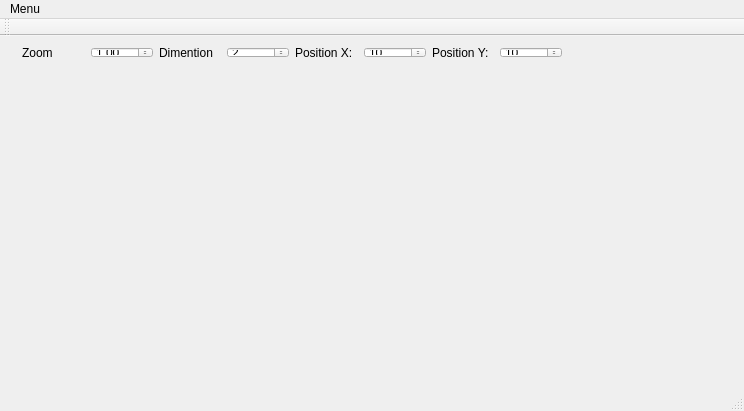
<?xml version="1.0" encoding="UTF-8"?>
<ui version="4.0">
 <class>MainWindow</class>
 <widget class="QMainWindow" name="MainWindow">
  <property name="geometry">
   <rect>
    <x>0</x>
    <y>0</y>
    <width>744</width>
    <height>411</height>
   </rect>
  </property>
  <property name="windowTitle">
   <string>MainWindow</string>
  </property>
  <widget class="QWidget" name="centralWidget">
   <widget class="QWidget" name="">
    <property name="geometry">
     <rect>
      <x>11</x>
      <y>0</y>
      <width>562</width>
      <height>33</height>
     </rect>
    </property>
    <layout class="QHBoxLayout" name="horizontalLayout_5">
     <item>
      <layout class="QHBoxLayout" name="horizontalLayout_4">
       <item>
        <widget class="QLabel" name="label_4">
         <property name="text">
          <string>Zoom</string>
         </property>
        </widget>
       </item>
       <item>
        <widget class="QDoubleSpinBox" name="doubleSpinBox_Zoom">
         <property name="value">
          <double>1.000000000000000</double>
         </property>
        </widget>
       </item>
      </layout>
     </item>
     <item>
      <layout class="QHBoxLayout" name="horizontalLayout">
       <item>
        <widget class="QLabel" name="label">
         <property name="text">
          <string>Dimention</string>
         </property>
        </widget>
       </item>
       <item>
        <widget class="QSpinBox" name="spinBox_Dimention">
         <property name="maximum">
          <number>999</number>
         </property>
         <property name="value">
          <number>2</number>
         </property>
        </widget>
       </item>
      </layout>
     </item>
     <item>
      <layout class="QHBoxLayout" name="horizontalLayout_2">
       <item>
        <widget class="QLabel" name="label_2">
         <property name="text">
          <string>Position X:</string>
         </property>
        </widget>
       </item>
       <item>
        <widget class="QSpinBox" name="spinBox_X">
         <property name="maximum">
          <number>1999</number>
         </property>
         <property name="value">
          <number>10</number>
         </property>
        </widget>
       </item>
      </layout>
     </item>
     <item>
      <layout class="QHBoxLayout" name="horizontalLayout_3">
       <item>
        <widget class="QLabel" name="label_3">
         <property name="text">
          <string>Position Y:</string>
         </property>
        </widget>
       </item>
       <item>
        <widget class="QSpinBox" name="spinBox_Y">
         <property name="maximum">
          <number>1999</number>
         </property>
         <property name="value">
          <number>10</number>
         </property>
        </widget>
       </item>
      </layout>
     </item>
    </layout>
   </widget>
  </widget>
  <widget class="QMenuBar" name="menuBar">
   <property name="geometry">
    <rect>
     <x>0</x>
     <y>0</y>
     <width>744</width>
     <height>25</height>
    </rect>
   </property>
   <widget class="QMenu" name="menuMenu">
    <property name="title">
     <string>Menu</string>
    </property>
   </widget>
   <addaction name="menuMenu"/>
  </widget>
  <widget class="QToolBar" name="mainToolBar">
   <attribute name="toolBarArea">
    <enum>TopToolBarArea</enum>
   </attribute>
   <attribute name="toolBarBreak">
    <bool>false</bool>
   </attribute>
  </widget>
  <widget class="QStatusBar" name="statusBar"/>
  <action name="actionCarre">
   <property name="text">
    <string>carre</string>
   </property>
  </action>
  <action name="actionRed">
   <property name="text">
    <string>Red</string>
   </property>
  </action>
 </widget>
 <layoutdefault spacing="6" margin="11"/>
 <resources/>
 <connections/>
</ui>
